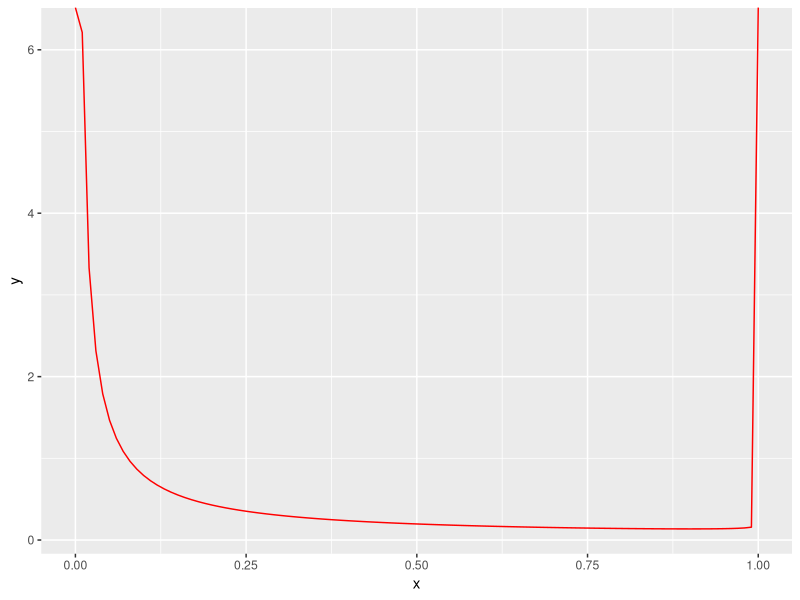
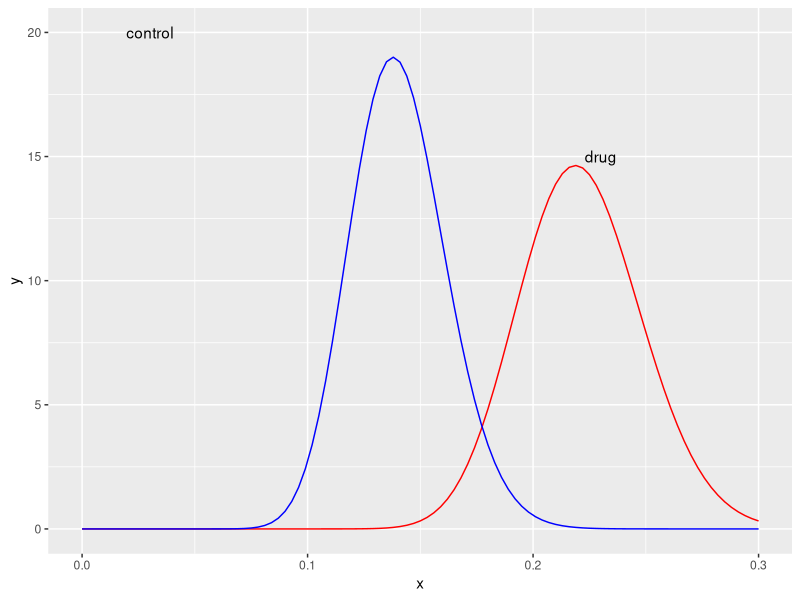

Source code (R) for these figures, in order:
n<-500
#通过控制饮食而恢复正常的
diet<-0.1
effect<-c(0,0.95)
names(effect)<-c('FA','FB')

#对病患总体指派因素F
set.seed(1)
f.chance<-runif(n)
f<-ifelse(f.chance<0.9,'FA','FB')
table(f)

#指派控制组和治疗组
set.seed(1)
group<-runif(n)
group<-ifelse(group<0.5,'control','drug')
table(group)

#在关于药物D的临床实验中，将背景相似，病情相似的500名患者分为治疗组（针对病情控制饮食，服用药物D）和控制组（针对病情控制饮食，服用安慰剂）。
#设饮食的控制可以使10%的病患恢复正常。
#而由于某种未知的隐藏因素F（比如基因），会影响药物D正常的发挥作用。
#设病患的90%为FA，药物D是不起作用的；
#而病患的10%的病患为FB，其中95%可以通过药物D的治疗恢复正常。

#指派治疗结果
set.seed(1)
diet.chance<-runif(n)
drug.chance<-runif(n)
#| 表示或
#是饮食控制10%或者药物起作用,将药物组效果*0或0.95
outcome<-((diet.chance<diet)|(drug.chance<effect[f]*(group=='drug')))
result <- effect[f]*(group=='drug')
trail<-data.frame(group=group,F=f,treatment=outcome)
summary(trail)

#分因素治疗效果
table(trail$F,trail$treatment)

#控制组和治疗组
#控制组
with(trail[group=='control',],table(F,treatment))
with(trail[group=='drug',],table(F,treatment))

#分组的治疗效果
treat.group<-with(trail,table(group,treatment))

chisq.test(treat.group)

library(ggplot2)
p<-ggplot(data.frame(x=c(0,1)),aes(x=x))
p+stat_function(fun=dbeta,args=list(0.1,0.9),colour='red')

betad.mean<-function(alpha,beta)
{alpha/(alpha+beta)}
betad.mode<-function(alpha,beta)
{(alpha+1)/(alpha+beta-2)}

#先验分布的情况
alpha<-0.1
beta<-0.9
#分控制组和治疗组分别讨论
false.control<-treat.group[1,1]
true.control<-treat.group[1,2]
false.drug<-treat.group[2,1]
true.drug<-treat.group[2,2]
#对控制组，后验分布的参数
alpha.control<-alpha+true.control
beta.control<-beta+false.control
#对治疗组，后验分布的参数
alpha.drug<-alpha+true.drug
beta.drug<-beta+false.drug

p<-ggplot(data.frame(x=c(0,.3)),aes(x=x))
p+stat_function(fun=dbeta,args=list(alpha.drug,beta.drug),colour='red')+
  stat_function(fun=dbeta,args=list(alpha.control,beta.control),colour='blue')+
  annotate("text",x=.03,y=20,label="control")+
  annotate("text",x=.23,y=15,label="drug")

#计算控制组的均值和众数（p的后验估计）
betad.mean(alpha.control,beta.control)
betad.mode(alpha.control,beta.control)

#计算治疗组的均值和众数(p的后验估计)
betad.mean(alpha.drug,beta.drug)
betad.mode(alpha.drug,beta.drug)